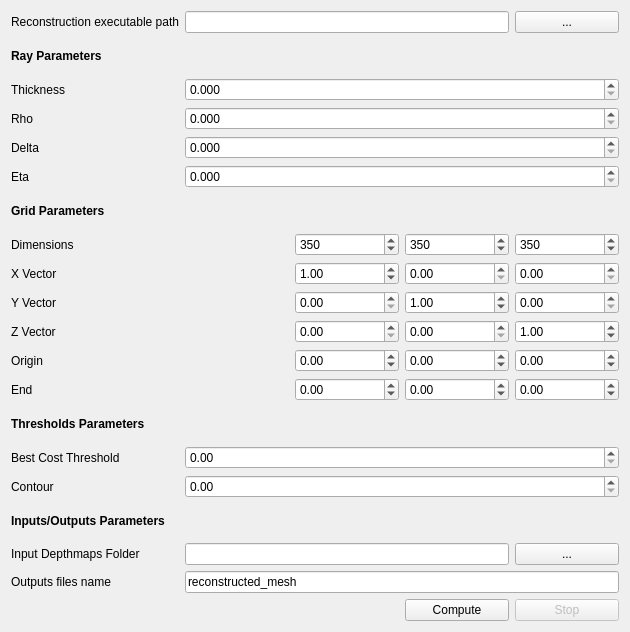
<?xml version="1.0" encoding="UTF-8"?>
<ui version="4.0">
 <class>LaunchCDIReconstruction</class>
 <widget class="QWidget" name="LaunchCDIReconstruction">
  <property name="geometry">
   <rect>
    <x>0</x>
    <y>0</y>
    <width>630</width>
    <height>632</height>
   </rect>
  </property>
  <property name="windowTitle">
   <string>Form</string>
  </property>
  <layout class="QGridLayout" name="gridLayout">
   <item row="4" column="1" colspan="4">
    <widget class="QDoubleSpinBox" name="doubleSpinBoxRayDelta">
     <property name="decimals">
      <number>3</number>
     </property>
     <property name="value">
      <double>0.000000000000000</double>
     </property>
     <property name="configField" stdset="0">
      <string>--rayDelta</string>
     </property>
    </widget>
   </item>
   <item row="2" column="0">
    <widget class="QLabel" name="label">
     <property name="text">
      <string>Thickness</string>
     </property>
    </widget>
   </item>
   <item row="8" column="4">
    <widget class="QDoubleSpinBox" name="doubleSpinBox_3">
     <property name="configFieldPart" stdset="0">
      <string>--gridVecX</string>
     </property>
     <property name="Part" stdset="0">
      <number>3</number>
     </property>
    </widget>
   </item>
   <item row="2" column="1" colspan="4">
    <widget class="QDoubleSpinBox" name="doubleSpinBoxRayThick">
     <property name="decimals">
      <number>3</number>
     </property>
     <property name="value">
      <double>0.000000000000000</double>
     </property>
     <property name="configField" stdset="0">
      <string>--rayThick</string>
     </property>
    </widget>
   </item>
   <item row="15" column="1" colspan="4">
    <widget class="QDoubleSpinBox" name="doubleSpinBox_16">
     <property name="maximum">
      <double>1000.000000000000000</double>
     </property>
     <property name="value">
      <double>0.000000000000000</double>
     </property>
     <property name="configField" stdset="0">
      <string>--threshBestCost</string>
     </property>
    </widget>
   </item>
   <item row="19" column="0">
    <widget class="QLabel" name="label_16">
     <property name="text">
      <string>Outputs files name</string>
     </property>
    </widget>
   </item>
   <item row="5" column="0">
    <widget class="QLabel" name="label_5">
     <property name="text">
      <string>Eta</string>
     </property>
    </widget>
   </item>
   <item row="20" column="3">
    <widget class="QPushButton" name="pushButtonCompute">
     <property name="text">
      <string>Compute</string>
     </property>
    </widget>
   </item>
   <item row="8" column="0">
    <widget class="QLabel" name="label_8">
     <property name="text">
      <string>X Vector</string>
     </property>
    </widget>
   </item>
   <item row="9" column="3">
    <widget class="QDoubleSpinBox" name="doubleSpinBox_5">
     <property name="value">
      <double>1.000000000000000</double>
     </property>
     <property name="configFieldPart" stdset="0">
      <string>--gridVecY</string>
     </property>
     <property name="Part" stdset="0">
      <number>2</number>
     </property>
    </widget>
   </item>
   <item row="9" column="4">
    <widget class="QDoubleSpinBox" name="doubleSpinBox_6">
     <property name="configFieldPart" stdset="0">
      <string>--gridVecY</string>
     </property>
     <property name="Part" stdset="0">
      <number>3</number>
     </property>
    </widget>
   </item>
   <item row="13" column="4">
    <widget class="QDoubleSpinBox" name="doubleSpinBox_15">
     <property name="minimum">
      <double>-1000.000000000000000</double>
     </property>
     <property name="maximum">
      <double>1000.000000000000000</double>
     </property>
     <property name="configFieldPart" stdset="0">
      <string>--gridEnd</string>
     </property>
     <property name="Part" stdset="0">
      <number>3</number>
     </property>
    </widget>
   </item>
   <item row="0" column="4">
    <widget class="QPushButton" name="pushButtonExplore">
     <property name="text">
      <string>...</string>
     </property>
    </widget>
   </item>
   <item row="12" column="4">
    <widget class="QDoubleSpinBox" name="doubleSpinBox_12">
     <property name="minimum">
      <double>-1000.000000000000000</double>
     </property>
     <property name="maximum">
      <double>1000.000000000000000</double>
     </property>
     <property name="configFieldPart" stdset="0">
      <string>--gridOrigin</string>
     </property>
     <property name="Part" stdset="0">
      <number>3</number>
     </property>
    </widget>
   </item>
   <item row="12" column="2">
    <widget class="QDoubleSpinBox" name="doubleSpinBox_10">
     <property name="minimum">
      <double>-1000.000000000000000</double>
     </property>
     <property name="maximum">
      <double>1000.000000000000000</double>
     </property>
     <property name="configFieldPart" stdset="0">
      <string>--gridOrigin</string>
     </property>
     <property name="Part" stdset="0">
      <number>1</number>
     </property>
    </widget>
   </item>
   <item row="13" column="0">
    <widget class="QLabel" name="label_12">
     <property name="text">
      <string>End</string>
     </property>
    </widget>
   </item>
   <item row="17" column="0">
    <widget class="QLabel" name="label_17">
     <property name="font">
      <font>
       <weight>75</weight>
       <bold>true</bold>
      </font>
     </property>
     <property name="text">
      <string>Inputs/Outputs Parameters</string>
     </property>
    </widget>
   </item>
   <item row="4" column="0">
    <widget class="QLabel" name="label_4">
     <property name="text">
      <string>Delta</string>
     </property>
    </widget>
   </item>
   <item row="13" column="2">
    <widget class="QDoubleSpinBox" name="doubleSpinBox_13">
     <property name="minimum">
      <double>-1000.000000000000000</double>
     </property>
     <property name="maximum">
      <double>1000.000000000000000</double>
     </property>
     <property name="configFieldPart" stdset="0">
      <string>--gridEnd</string>
     </property>
     <property name="Part" stdset="0">
      <number>1</number>
     </property>
    </widget>
   </item>
   <item row="9" column="2">
    <widget class="QDoubleSpinBox" name="doubleSpinBox_4">
     <property name="configFieldPart" stdset="0">
      <string>--gridVecY</string>
     </property>
     <property name="Part" stdset="0">
      <number>1</number>
     </property>
    </widget>
   </item>
   <item row="9" column="0">
    <widget class="QLabel" name="label_9">
     <property name="text">
      <string>Y Vector</string>
     </property>
    </widget>
   </item>
   <item row="10" column="4">
    <widget class="QDoubleSpinBox" name="doubleSpinBox_9">
     <property name="value">
      <double>1.000000000000000</double>
     </property>
     <property name="configFieldPart" stdset="0">
      <string>--gridVecZ</string>
     </property>
     <property name="Part" stdset="0">
      <number>3</number>
     </property>
    </widget>
   </item>
   <item row="20" column="4">
    <widget class="QPushButton" name="pushButtonStop">
     <property name="enabled">
      <bool>false</bool>
     </property>
     <property name="text">
      <string>Stop</string>
     </property>
    </widget>
   </item>
   <item row="14" column="0">
    <widget class="QLabel" name="label_13">
     <property name="font">
      <font>
       <weight>75</weight>
       <bold>true</bold>
      </font>
     </property>
     <property name="text">
      <string>Thresholds Parameters</string>
     </property>
    </widget>
   </item>
   <item row="1" column="0">
    <widget class="QLabel" name="label_2">
     <property name="font">
      <font>
       <weight>75</weight>
       <bold>true</bold>
      </font>
     </property>
     <property name="text">
      <string>Ray Parameters</string>
     </property>
    </widget>
   </item>
   <item row="7" column="0">
    <widget class="QLabel" name="label_7">
     <property name="text">
      <string>Dimensions</string>
     </property>
    </widget>
   </item>
   <item row="8" column="2">
    <widget class="QDoubleSpinBox" name="doubleSpinBox">
     <property name="value">
      <double>1.000000000000000</double>
     </property>
     <property name="configFieldPart" stdset="0">
      <string>--gridVecX</string>
     </property>
     <property name="Part" stdset="0">
      <number>1</number>
     </property>
    </widget>
   </item>
   <item row="13" column="3">
    <widget class="QDoubleSpinBox" name="doubleSpinBox_14">
     <property name="minimum">
      <double>-1000.000000000000000</double>
     </property>
     <property name="maximum">
      <double>1000.000000000000000</double>
     </property>
     <property name="configFieldPart" stdset="0">
      <string>--gridEnd</string>
     </property>
     <property name="Part" stdset="0">
      <number>2</number>
     </property>
    </widget>
   </item>
   <item row="6" column="0">
    <widget class="QLabel" name="label_6">
     <property name="font">
      <font>
       <weight>75</weight>
       <bold>true</bold>
      </font>
     </property>
     <property name="text">
      <string>Grid Parameters</string>
     </property>
    </widget>
   </item>
   <item row="10" column="3">
    <widget class="QDoubleSpinBox" name="doubleSpinBox_8">
     <property name="configFieldPart" stdset="0">
      <string>--gridVecZ</string>
     </property>
     <property name="Part" stdset="0">
      <number>2</number>
     </property>
    </widget>
   </item>
   <item row="12" column="3">
    <widget class="QDoubleSpinBox" name="doubleSpinBox_11">
     <property name="minimum">
      <double>-1000.000000000000000</double>
     </property>
     <property name="maximum">
      <double>1000.000000000000000</double>
     </property>
     <property name="configFieldPart" stdset="0">
      <string>--gridOrigin</string>
     </property>
     <property name="Part" stdset="0">
      <number>2</number>
     </property>
    </widget>
   </item>
   <item row="12" column="0">
    <widget class="QLabel" name="label_11">
     <property name="text">
      <string>Origin</string>
     </property>
    </widget>
   </item>
   <item row="3" column="0">
    <widget class="QLabel" name="label_3">
     <property name="text">
      <string>Rho</string>
     </property>
    </widget>
   </item>
   <item row="16" column="0">
    <widget class="QLabel" name="label_15">
     <property name="text">
      <string>Contour</string>
     </property>
    </widget>
   </item>
   <item row="7" column="2">
    <widget class="QSpinBox" name="spinBox">
     <property name="maximum">
      <number>2000</number>
     </property>
     <property name="value">
      <number>350</number>
     </property>
     <property name="configFieldPart" stdset="0">
      <string>--gridDims</string>
     </property>
     <property name="Part" stdset="0">
      <number>1</number>
     </property>
    </widget>
   </item>
   <item row="10" column="0">
    <widget class="QLabel" name="label_10">
     <property name="text">
      <string>Z Vector</string>
     </property>
    </widget>
   </item>
   <item row="19" column="1" colspan="4">
    <widget class="QLineEdit" name="lineEditOutputsName">
     <property name="text">
      <string>reconstructed_mesh</string>
     </property>
    </widget>
   </item>
   <item row="7" column="4">
    <widget class="QSpinBox" name="spinBox_3">
     <property name="maximum">
      <number>1000</number>
     </property>
     <property name="value">
      <number>350</number>
     </property>
     <property name="configFieldPart" stdset="0">
      <string>--gridDims</string>
     </property>
     <property name="Part" stdset="0">
      <number>3</number>
     </property>
    </widget>
   </item>
   <item row="7" column="3">
    <widget class="QSpinBox" name="spinBox_2">
     <property name="maximum">
      <number>1000</number>
     </property>
     <property name="value">
      <number>350</number>
     </property>
     <property name="configFieldPart" stdset="0">
      <string>--gridDims</string>
     </property>
     <property name="Part" stdset="0">
      <number>2</number>
     </property>
    </widget>
   </item>
   <item row="3" column="1" colspan="4">
    <widget class="QDoubleSpinBox" name="doubleSpinBoxRayRho">
     <property name="decimals">
      <number>3</number>
     </property>
     <property name="value">
      <double>0.000000000000000</double>
     </property>
     <property name="configField" stdset="0">
      <string>--rayRho</string>
     </property>
    </widget>
   </item>
   <item row="8" column="3">
    <widget class="QDoubleSpinBox" name="doubleSpinBox_2">
     <property name="configFieldPart" stdset="0">
      <string>--gridVecX</string>
     </property>
     <property name="Part" stdset="0">
      <number>2</number>
     </property>
    </widget>
   </item>
   <item row="5" column="1" colspan="4">
    <widget class="QDoubleSpinBox" name="doubleSpinBoxRayEta">
     <property name="decimals">
      <number>3</number>
     </property>
     <property name="value">
      <double>0.000000000000000</double>
     </property>
     <property name="configField" stdset="0">
      <string>--rayEta</string>
     </property>
    </widget>
   </item>
   <item row="0" column="0">
    <widget class="QLabel" name="label_18">
     <property name="text">
      <string>Reconstruction executable path</string>
     </property>
    </widget>
   </item>
   <item row="15" column="0">
    <widget class="QLabel" name="label_14">
     <property name="text">
      <string>Best Cost Threshold</string>
     </property>
    </widget>
   </item>
   <item row="10" column="2">
    <widget class="QDoubleSpinBox" name="doubleSpinBox_7">
     <property name="configFieldPart" stdset="0">
      <string>--gridVecZ</string>
     </property>
     <property name="Part" stdset="0">
      <number>1</number>
     </property>
    </widget>
   </item>
   <item row="16" column="1" colspan="4">
    <widget class="QDoubleSpinBox" name="doubleSpinBox_17">
     <property name="configField" stdset="0">
      <string>--contour</string>
     </property>
    </widget>
   </item>
   <item row="0" column="1" colspan="3">
    <widget class="QLineEdit" name="lineEditReconstructionPath"/>
   </item>
   <item row="18" column="0">
    <widget class="QLabel" name="label_19">
     <property name="text">
      <string>Input Depthmaps Folder</string>
     </property>
    </widget>
   </item>
   <item row="18" column="4">
    <widget class="QPushButton" name="pushButtonExploreDM">
     <property name="text">
      <string>...</string>
     </property>
    </widget>
   </item>
   <item row="18" column="1" colspan="3">
    <widget class="QLineEdit" name="lineEditDMPath">
     <property name="configField" stdset="0">
      <string>--dataFolder</string>
     </property>
    </widget>
   </item>
  </layout>
 </widget>
 <resources/>
 <connections/>
</ui>
